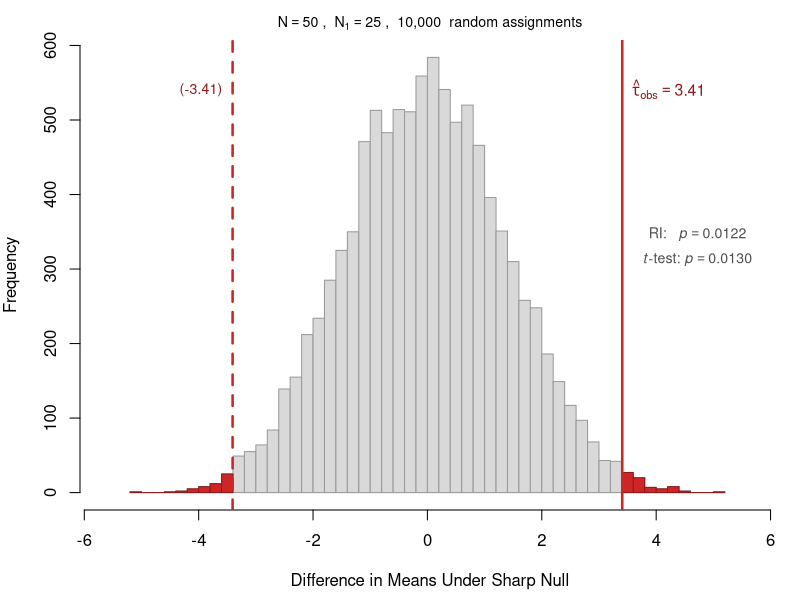

Write R code to recreate this figure.
# Generate randomization inference null distribution figure
# For PS200C Experiments slides

set.seed(42)

# --- Simulate a small experiment ---
N <- 50
N1 <- 25  # treated
N0 <- N - N1

# Generate potential outcomes with a true effect of ~3
Y0 <- rnorm(N, mean = 10, sd = 4)
tau_true <- 3
Y1 <- Y0 + tau_true + rnorm(N, sd = 1)  # heterogeneous effects

# Actual treatment assignment
D <- sample(c(rep(1, N1), rep(0, N0)))
Y_obs <- D * Y1 + (1 - D) * Y0

# Observed ATE
ate_obs <- mean(Y_obs[D == 1]) - mean(Y_obs[D == 0])

# --- Randomization inference under sharp null ---
n_sims <- 10000
ate_null <- numeric(n_sims)
for (s in 1:n_sims) {
  D_sim <- sample(D)  # re-randomize (permute treatment)
  ate_null[s] <- mean(Y_obs[D_sim == 1]) - mean(Y_obs[D_sim == 0])
}

# Two-sided p-value
p_val <- mean(abs(ate_null) >= abs(ate_obs))

# --- Plot ---
pdf("ri_null_distribution.pdf", width = 7, height = 4.5)
par(mar = c(4.5, 4, 2, 1))

hist(ate_null, breaks = 50, col = "gray85", border = "gray60",
     main = "", xlab = "Difference in Means Under Sharp Null",
     ylab = "Frequency", xlim = range(c(ate_null, ate_obs, -ate_obs)) * 1.1)

# Shade tails
h <- hist(ate_null, breaks = 50, plot = FALSE)
for (i in seq_along(h$mids)) {
  if (h$mids[i] >= abs(ate_obs) | h$mids[i] <= -abs(ate_obs)) {
    rect(h$breaks[i], 0, h$breaks[i + 1], h$counts[i],
         col = "firebrick3", border = "firebrick4")
  }
}

# Mark observed ATE
abline(v = ate_obs, col = "firebrick3", lwd = 2.5, lty = 1)
abline(v = -ate_obs, col = "firebrick3", lwd = 2.5, lty = 2)

# Labels
text(ate_obs, max(h$counts) * 0.92,
     bquote(hat(tau)[obs] == .(sprintf("%.2f", ate_obs))),
     pos = 4, col = "firebrick4", cex = 0.95, font = 2)

text(-ate_obs, max(h$counts) * 0.92,
     bquote("(" * .(sprintf("%.2f", -ate_obs)) * ")"),
     pos = 2, col = "firebrick4", cex = 0.85, font = 2)


# Subtitle
mtext(bquote(N == .(N) ~ ", " ~ N[1] == .(N1) ~ ", " ~
             .(format(n_sims, big.mark = ",")) ~ " random assignments"),
      side = 3, line = 0.3, cex = 0.85)

# t-test for comparison
t_out <- t.test(Y_obs[D == 1], Y_obs[D == 0], var.equal = FALSE)
p_ttest <- t_out$p.value

# Add t-test comparison annotation (far right)
text(par("usr")[2] * 0.95, max(h$counts) * 0.55,
     bquote(atop(
       "RI:   " * italic(p) == .(sprintf("%.4f", p_val)),
       italic(t)*"-test: " * italic(p) == .(sprintf("%.4f", p_ttest))
     )),
     pos = 2, col = "gray30", cex = 0.85, font = 1)

dev.off()
cat("Observed ATE:", round(ate_obs, 3), "\n")
cat("RI two-sided p-value:", round(p_val, 4), "\n")
cat("t-test p-value:", round(p_ttest, 4), "\n")
